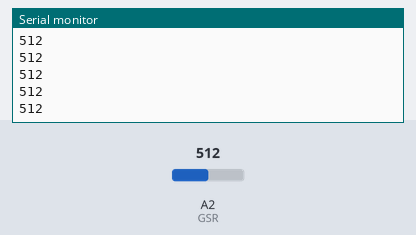
A sketch run on a simulated Arduino Uno, built with avr-gcc and run on an emulated ATmega328P. On the bench: the last lines printed to the serial monitor. The inputs (shaded band) are chosen by the test bench; at power-on: A2 (GSR) = 512.

Above: at 1.2 s.
1.3 s: A2 (GSR) set to 716
At 1.35 s:
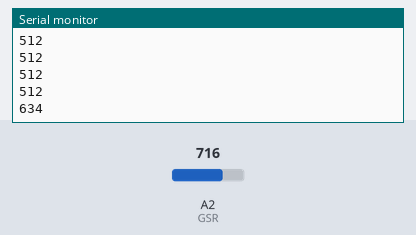
2.8 s: A2 (GSR) set to 900
At 2.84 s:
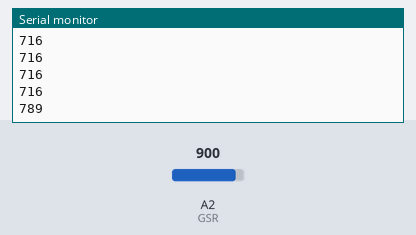
Timing chart, 0 to 5.8 s (numbered marks = the images above; inputs shaded):
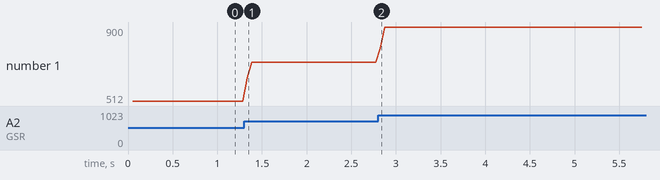

The sketch:

GSR_test_2.ino
```cpp
  const int GSR=A2;
  int sensorValue=0;
  int gsr_average=0;


void setup() {
  // put your setup code here, to run once:
  Serial.begin(9600);
  // print current time
  //Serial.print("Start from Arduino!");
  //Serial.println();
}

void loop() {
  // put your main code here, to run repeatedly:
  long sum=0;
  for(int i=0;i<10;i++){
    sensorValue=analogRead(GSR);
    sum += sensorValue;
    delay(5);
  }
  gsr_average= sum/10;
  Serial.println(gsr_average);
}
```

Measured:
- after the input at 1.3 s, the serial monitor: prints a new line at once (image 1)
- after the input at 2.8 s, the serial monitor: prints a new line at once (image 2)
- plotted number 1: 512 → 716 after the input at 1.3 s, 716 → 900 after the input at 2.8 s
